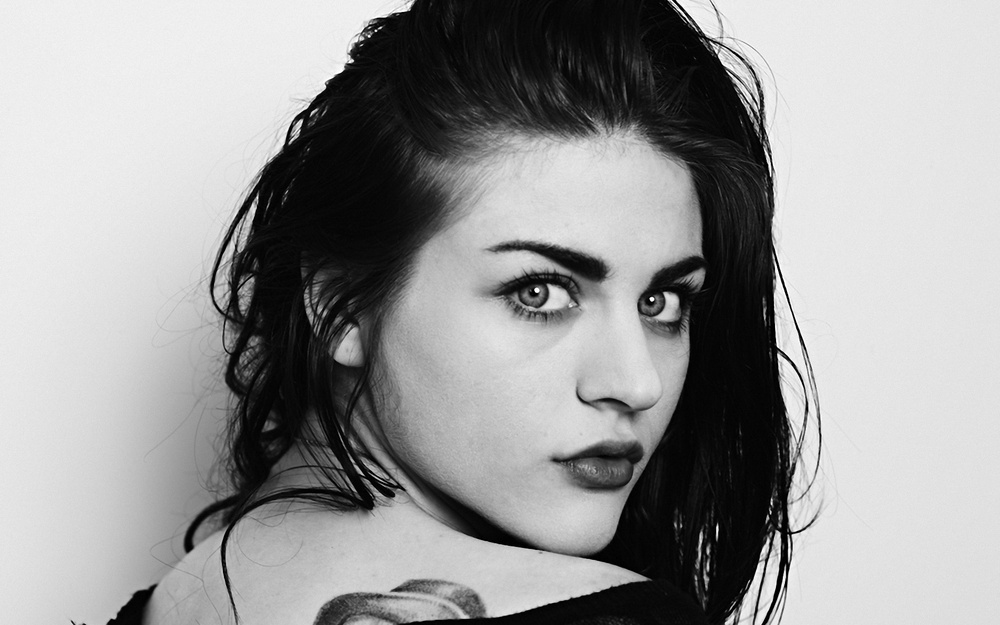
#> input picture cv/Chapter02/im.jpg, 1000 x 625 px, shrunk from 1920 x 1200 before the run
$ python remove_noise_ds.py
#> lines starting #> are read from the running program, lines starting #| are printed output that depends on the picture
### cv/Chapter02/line_kernel.py
#
# Created by Renatus Madrigal on 07/05/2025
#

import numpy as np
import math


def create_line_kernel(length, angle_deg) -> np.ndarray:
    """
    Create a line kernel for morphological operations, equivalent to MATLAB's `strel.line`.

    :param length: Length of the line in pixels. If even, it will be automatically converted to odd.
    :param angle_deg: Angle of the line in degrees, must be a multiple of 45.
    """
    # FIXME: Currently this function only works for angles that are multiples of 45 degrees.

    if length % 2 == 0:
        length += 1  # Automatically convert to odd

    # Calculate direction vector
    angle_rad = math.radians(angle_deg)
    dx = math.cos(angle_rad)
    dy = -math.sin(angle_rad)

    # Calculate bounding box size (MATLAB algorithm)
    # Reference: https://www.mathworks.com/help/images/ref/strel.line.html
    sz = 2 * np.floor((length - 1) / 2 * abs(np.array([dy, dx]))).astype(int) + 1
    kernel = np.zeros(sz, dtype=np.uint8)

    # Calculate center point
    center = (np.array(kernel.shape) - 1) // 2
    center = np.array([center[1], center[0]])  # Adjust for row-major order

    # Calculate endpoint coordinates
    half_len = (length - 1) / 2
    end1 = center - np.round(half_len * np.array([dx, dy])).astype(int)
    end2 = center + np.round(half_len * np.array([dx, dy])).astype(int)

    # Bresenham line algorithm (exact match to MATLAB)
    points = []
    x0, y0 = end1
    x1, y1 = end2

    dx = abs(x1 - x0)
    dy = -abs(y1 - y0)
    sx = 1 if x0 < x1 else -1
    sy = 1 if y0 < y1 else -1
    err = dx + dy

    while True:
        points.append((x0, y0))
        if x0 == x1 and y0 == y1:
            break
        e2 = 2 * err
        if e2 >= dy:
            err += dy
            x0 += sx
        if e2 <= dx:
            err += dx
            y0 += sy

    # [7 lines of commented-out code are left out]
    for y, x in points:
        kernel[x, y] = 1

    return kernel


# [7 lines that do not run on import are left out]

### cv/Chapter02/remove_noise_ds.py
import numpy as np
import cv2
import matplotlib.pyplot as plt
import os
from line_kernel import create_line_kernel

plt.rcParams["font.sans-serif"] = ["SimHei"]  # 设置中文字体
plt.rcParams["axes.unicode_minus"] = False  # 解决负号显示问题


def create_strel_config():
    """创建结构元素配置 - 使用列表存储参数"""
    return [
        # 每个子列表代表一个腐蚀序列: [名称, [(长度1, 角度1), (长度2, 角度2)], 显示标签]
        ["co1", [(5, -45), (7, -45)], "串联1"],
        ["co2", [(5, 45), (7, 45)], "串联2"],
        ["co3", [(3, 90), (5, 90)], "串联3"],
        ["co4", [(3, 0), (5, 0)], "串联4"],
    ]


def apply_erosion_sequence(image, strel_config):
    """应用腐蚀序列 - 返回腐蚀结果列表和标签列表"""
    erosion_results = []  # 存储最终腐蚀结果
    erosion_labels = []  # 存储对应的显示标签

    for config in strel_config:
        _, kernel_params, label = config
        current = image.copy()

        # 应用序列中的每个结构元素
        for length, degree in kernel_params:
            kernel = create_line_kernel(length, degree)
            current = cv2.erode(current, kernel)

        erosion_results.append(current)
        erosion_labels.append(label)

    return erosion_results, erosion_labels


def calculate_weights(noisy_image, erosion_results):
    """计算各腐蚀结果的权重 - 返回权重列表和总权重"""
    weights = []
    noisy = noisy_image.astype(np.float32)

    for result in erosion_results:
        # 计算绝对差异和
        diff = np.sum(np.abs(result.astype(np.float32) - noisy))
        weights.append(diff)

    total_weight = sum(weights)
    return weights, total_weight


def combine_results(erosion_results, weights, total_weight):
    """合并去噪结果 - 加权平均"""
    if total_weight == 0:
        return np.zeros_like(erosion_results[0])

    combined = np.zeros_like(erosion_results[0], dtype=np.float32)

    for i, result in enumerate(erosion_results):
        weight = weights[i] / total_weight
        combined += weight * result.astype(np.float32)

    # 归一化到[0,1]范围
    return (combined - np.min(combined)) / (np.max(combined) - np.min(combined))


def psnr(original, processed):
    """计算峰值信噪比"""
    # 转换为0-255范围
    original_norm = cv2.normalize(original, None, 0, 255, cv2.NORM_MINMAX).astype(
        np.uint8
    )
    processed_norm = cv2.normalize(processed, None, 0, 255, cv2.NORM_MINMAX).astype(
        np.uint8
    )

    # 计算均方误差
    mse = np.mean((original_norm.astype(float) - processed_norm.astype(float)) ** 2)
    if mse == 0:
        return float("inf")

    # 计算PSNR
    max_val = 255.0
    return 10 * np.log10(max_val**2 / mse)


# ====================== 图像处理流程 ======================
def load_and_preprocess_image(filepath):
    """加载并预处理图像"""
    img = cv2.imread(filepath, cv2.IMREAD_COLOR)
    if img is None:
        raise FileNotFoundError(f"无法加载图像: {filepath}")

    if len(img.shape) == 3:
        return cv2.cvtColor(img, cv2.COLOR_BGR2GRAY)
    return img.copy()


def add_poisson_noise(image):
    """添加泊松噪声"""
    noisy = np.random.poisson(image / 255.0 * 100) / 100.0 * 255.0
    return noisy.astype(np.uint8)


# ====================== 可视化函数 ======================
def plot_images(original, noisy, erosion_results, erosion_labels, combined):
    """绘制图像结果"""
    # 原始图像和噪声图像
    plt.figure(figsize=(12, 6))
    plt.subplot(1, 2, 1)
    plt.imshow(original, cmap="gray")
    plt.title("原图像")
    plt.axis("off")

    plt.subplot(1, 2, 2)
    plt.imshow(noisy, cmap="gray")
    plt.title("噪声图像")
    plt.axis("off")

    # 各腐蚀结果
    plt.figure(figsize=(12, 12))
    for i, (result, label) in enumerate(zip(erosion_results, erosion_labels)):
        plt.subplot(2, 2, i + 1)
        plt.imshow(result, cmap="gray")
        plt.title(label)
        plt.axis("off")

    # 噪声图像和最终结果
    plt.figure(figsize=(12, 6))
    plt.subplot(1, 2, 1)
    plt.imshow(noisy, cmap="gray")
    plt.title("噪声图像")
    plt.axis("off")

    plt.subplot(1, 2, 2)
    plt.imshow(combined, cmap="gray")
    plt.title("并联去噪图像")
    plt.axis("off")


def plot_psnr(original, erosion_results, erosion_labels, combined):
    """绘制PSNR曲线"""
    psnr_values = []
    labels = []

    # 各腐蚀结果的PSNR
    for result, label in zip(erosion_results, erosion_labels):
        psnr_val = psnr(original, result)
        psnr_values.append(psnr_val)
        labels.append(label)

    # 最终结果的PSNR
    psnr_values.append(psnr(original, combined))
    labels.append("并联")

    # 绘制曲线
    plt.figure()
    plt.plot(range(1, len(psnr_values) + 1), psnr_values, "r+-")

    # 自动调整Y轴范围
    min_psnr = min(psnr_values) - 1
    max_psnr = max(psnr_values) + 1
    plt.axis([0, len(psnr_values) + 1, min_psnr, max_psnr])

    # 设置X轴标签
    x_labels = [""] + labels + [""]
    plt.xticks(range(0, len(psnr_values) + 2), x_labels)

    plt.grid(True)
    plt.title("PSNR曲线比较")
    plt.ylabel("PSNR (dB)")
    plt.tight_layout()


# ====================== 主流程 ======================
def main():
    # 加载并预处理图像
    filename = "im.jpg"
    original_image = load_and_preprocess_image(filename)
#> in load_and_preprocess_image, img is the input picture: shape (625, 1000, 3); min 0, max 255, mean 153.6

    # 添加噪声
    noisy_image = add_poisson_noise(original_image)
#> in add_poisson_noise, `noisy = np.random.poisson(image / 255.0 * 100) / 100.0 * 255.0`:
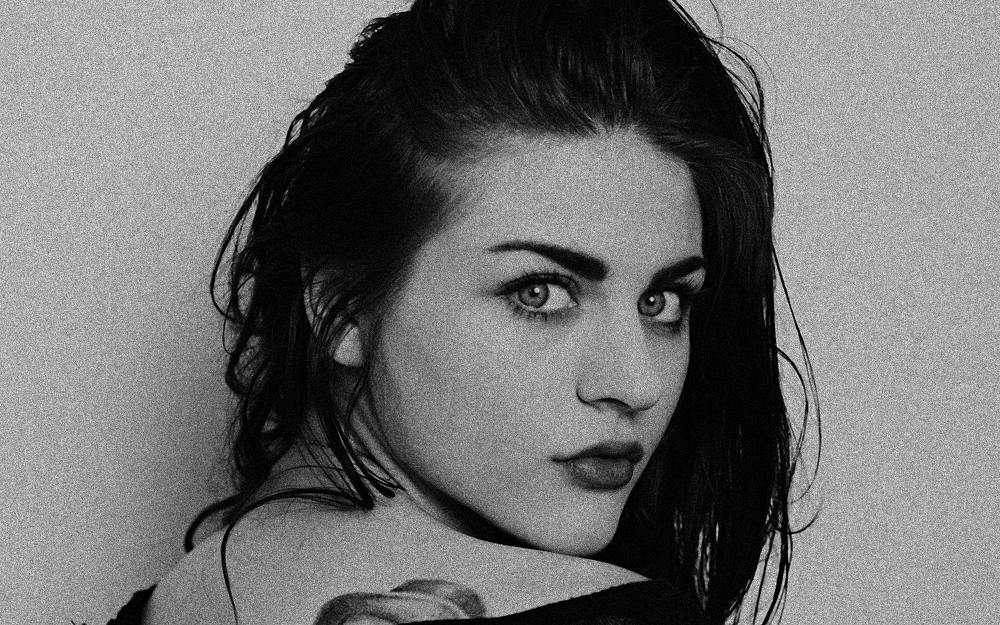
#> noisy: shape (625, 1000) float64; min 0, max 344.2, mean 153.6; drawn with min black and max white
#> in add_poisson_noise, `return noisy.astype(np.uint8)`:
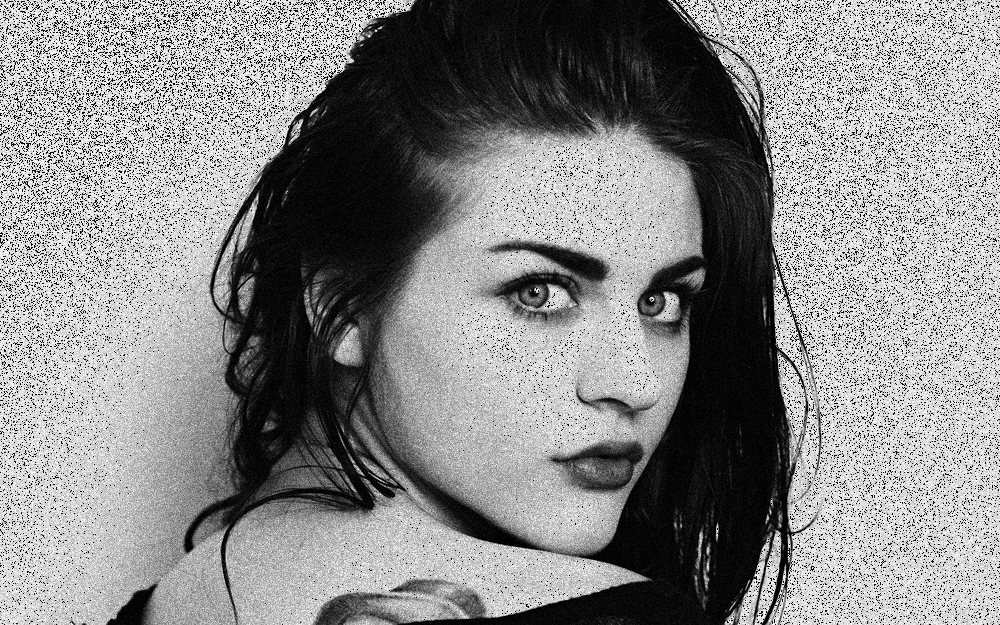
#> returned value: shape (625, 1000); min 0, max 255, mean 137.1

    # 创建结构元素配置
    strel_config = create_strel_config()

    # 应用腐蚀序列
    erosion_results, erosion_labels = apply_erosion_sequence(noisy_image, strel_config)
#> after the loop in apply_erosion_sequence, `for config in strel_config:`: erosion_labels = ['串联1', '串联2', '串联3', '串联4']; erosion_results = 4 items
#> erosion_results = 4 items; erosion_labels = ['串联1', '串联2', '串联3', '串联4']

    # 计算权重并合并结果
    weights, total_weight = calculate_weights(noisy_image, erosion_results)
#> the loop in calculate_weights, `for result in erosion_results:` made 4 passes
#> diff on passes 1 to 4: 40827948, 40800904, 39951804, 40300760
#> after the loop in calculate_weights, `for result in erosion_results:`: weights = [40827948, 40800904, 39951804, 40300760]
#> in calculate_weights, `total_weight = sum(weights)`: total_weight = 161881416
#> weights = [40827948, 40800904, 39951804, 40300760]; total_weight = 161881416
    combined_result = combine_results(erosion_results, weights, total_weight)
#> the loop in combine_results, `for i, result in enumerate(erosion_results):` made 4 passes
#> weight on passes 1 to 4: 0.252, 0.252, 0.247, 0.249
#> pass 1, in combine_results, `combined += weight * result.astype(np.float32)`:
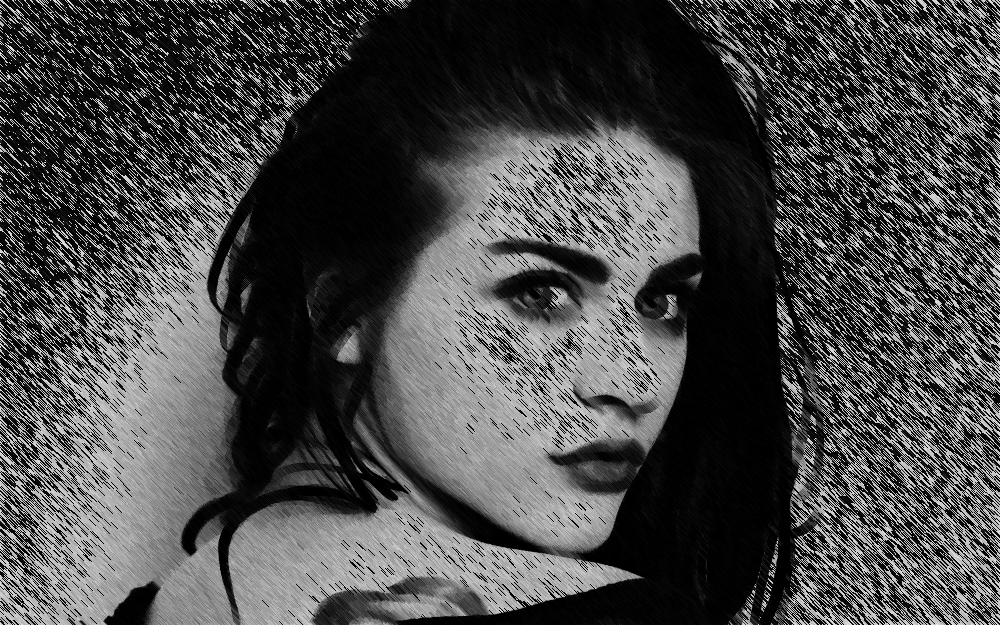
#> combined: shape (625, 1000) float32; min 0, max 62.8, mean 18.1; drawn with min black and max white
#> after the loop in combine_results, `for i, result in enumerate(erosion_results):`:
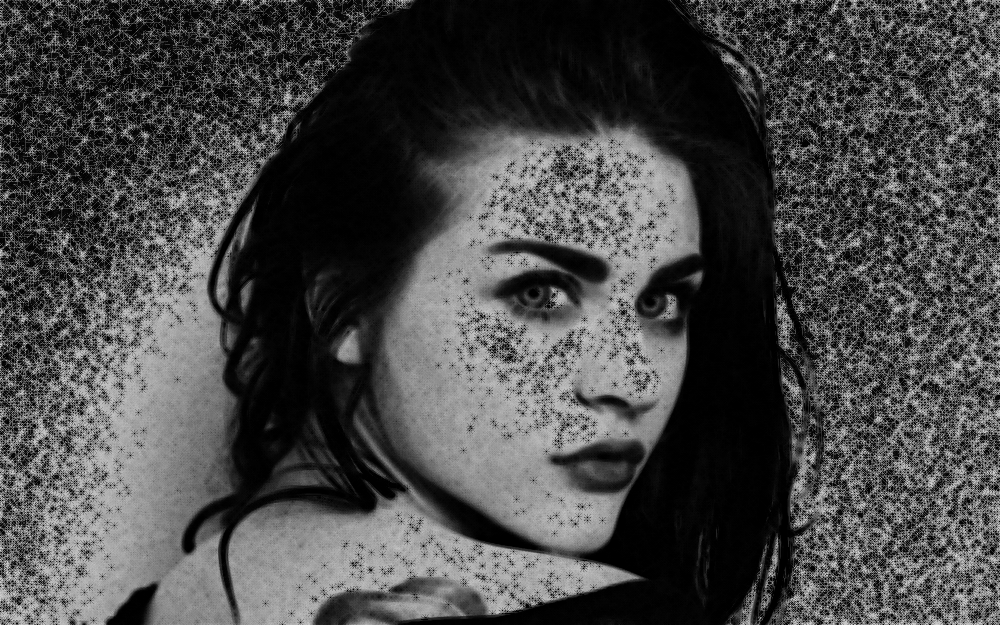
#> combined: shape (625, 1000) float32; min 0, max 224.6, mean 72.4
#> in combine_results, `return (combined - np.min(combined)) / (np.max(combined) - np.min(comb..`:
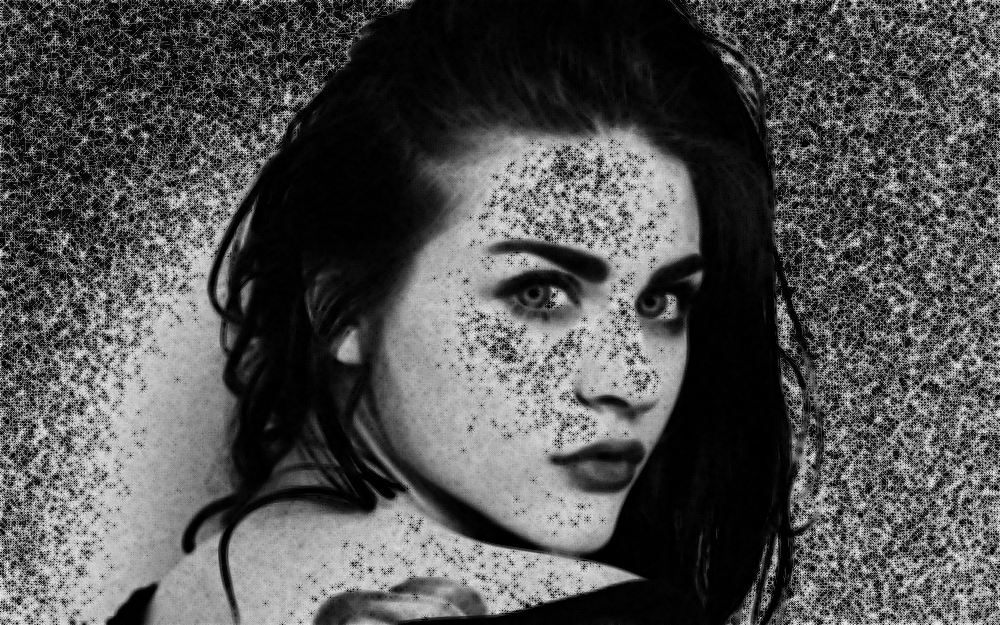
#> returned value: shape (625, 1000) float32; min 0, max 1, mean 0.322

    # 可视化结果
    plot_images(
        original_image, noisy_image, erosion_results, erosion_labels, combined_result
    )
#> the loop in plot_images, `for i, (result, label) in enumerate(zip(erosion_results, erosion_label..` made 4 passes
#> label on passes 1 to 4: '串联1', '串联2', '串联3', '串联4'

    # 计算并绘制PSNR
    plot_psnr(original_image, erosion_results, erosion_labels, combined_result)
#> the loop in plot_psnr, `for result, label in zip(erosion_results, erosion_labels):` made 4 passes
#> (label, mse in psnr, psnr_val) on passes 1 to 4: ('串联1', 14577.4, 6.49), ('串联2', 14567.9, 6.5), ('串联3', 14202.7, 6.61), ('串联4', 14412.1, 6.54)
#> after the loop in plot_psnr, `for result, label in zip(erosion_results, erosion_labels):`: labels = ['串联1', '串联2', '串联3', '串联4']; psnr_values = [6.49, 6.5, 6.61, 6.54]
#> in plot_psnr, `min_psnr = min(psnr_values) - 1`: min_psnr = 5.49
#> in plot_psnr, `max_psnr = max(psnr_values) + 1`: max_psnr = 8.68
#> in plot_psnr, `x_labels = [""] + labels + [""]`: x_labels = ['', '串联1', '串联2', '串联3', '串联4', '并联', '']

    plt.show()
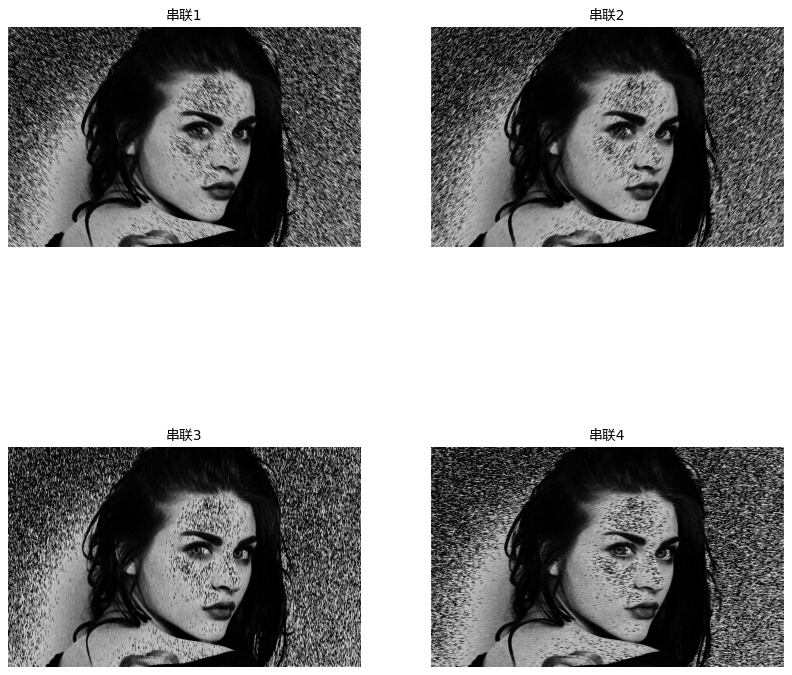
#> figure drawn by matplotlib, 4 panels
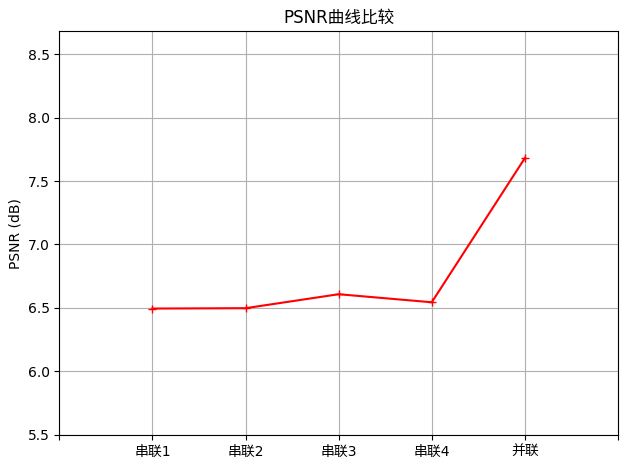
#> figure drawn by matplotlib, 1 panel


if __name__ == "__main__":
    main()
